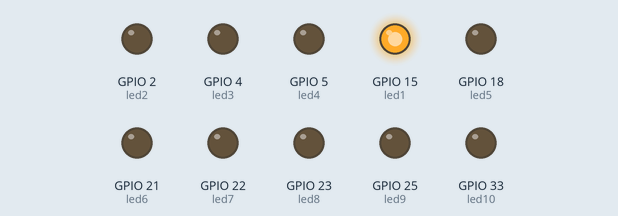
This program was run on a simulated ESP32 board running MicroPython. Shown: output pins drawn as LEDs (lit = HIGH).

Above: at 0.02 s.
At 0.42 s:
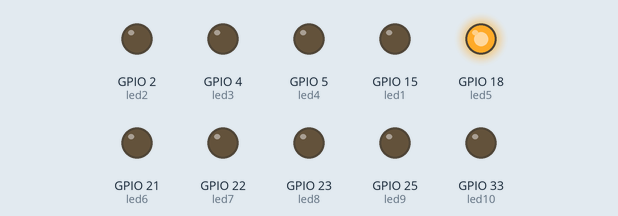
At 1.12 s:
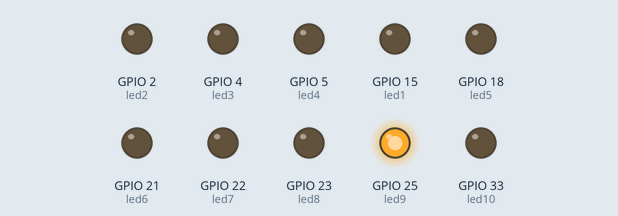
At 2.27 s:
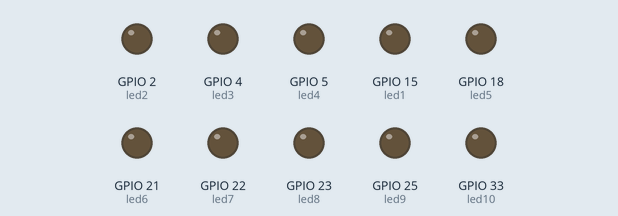
At 3.32 s:
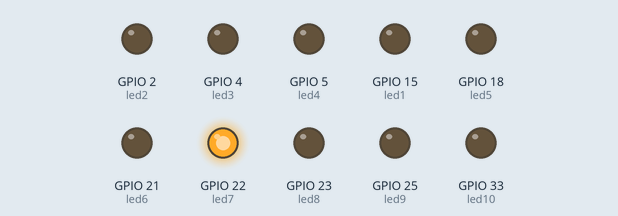
At 4.52 s:
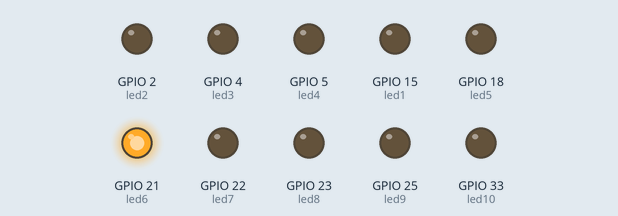
Timing chart, 0 to 4.8 s (numbered marks = the images above):
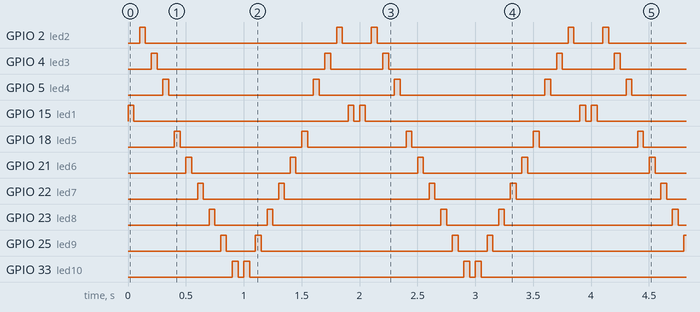

The program:

Encender_Cod3.py
```python
from machine import Pin
import utime
led1=Pin(15,Pin.OUT)
led2=Pin(2,Pin.OUT)
led3=Pin(4,Pin.OUT)
led4=Pin(5,Pin.OUT)
led5=Pin(18,Pin.OUT)
led6=Pin(21,Pin.OUT)
led7=Pin(22,Pin.OUT)
led8=Pin(23,Pin.OUT)
led9=Pin(25,Pin.OUT)
led10=Pin(33,Pin.OUT)

todos=[led1,led2,led3,led4,led5,led6,led7,led8,led9,led10]

def derecha():
    for elemento in todos:
        elemento.value(1)
        utime.sleep_ms(50)
        elemento.value(0)
        utime.sleep(0.05)
def izquierda():
    for elemento in reversed(todos):
        elemento.value(1)
        utime.sleep(0.05)
        elemento.value(0)
        utime.sleep(0.05)
while True:
    derecha()
    izquierda()
```

Measured:
- by itself, GPIO 2 (led2): repeats every 2.0 s: LOW 1.7 s, HIGH 0.05 s, LOW 0.25 s, HIGH 0.05 s
- by itself, GPIO 4 (led3): repeats every 2.0 s: LOW 1.5 s, HIGH 0.05 s, LOW 0.45 s, HIGH 0.05 s
- by itself, GPIO 5 (led4): repeats every 2.0 s: LOW 1.3 s, HIGH 0.05 s, LOW 0.65 s, HIGH 0.05 s
- by itself, GPIO 15 (led1): repeats every 2.0 s: LOW 1.9 s, HIGH 0.05 s, LOW 0.05 s, HIGH 0.05 s
- by itself, GPIO 18 (led5): repeats every 2.0 s: LOW 1.1 s, HIGH 0.05 s, LOW 0.85 s, HIGH 0.05 s
- by itself, GPIO 21 (led6): repeats every 2.0 s: LOW 0.85 s, HIGH 0.05 s, LOW 1.1 s, HIGH 0.05 s
- by itself, GPIO 22 (led7): repeats every 2.0 s: LOW 0.65 s, HIGH 0.05 s, LOW 1.3 s, HIGH 0.05 s
- by itself, GPIO 23 (led8): repeats every 2.0 s: LOW 0.45 s, HIGH 0.05 s, LOW 1.5 s, HIGH 0.05 s
